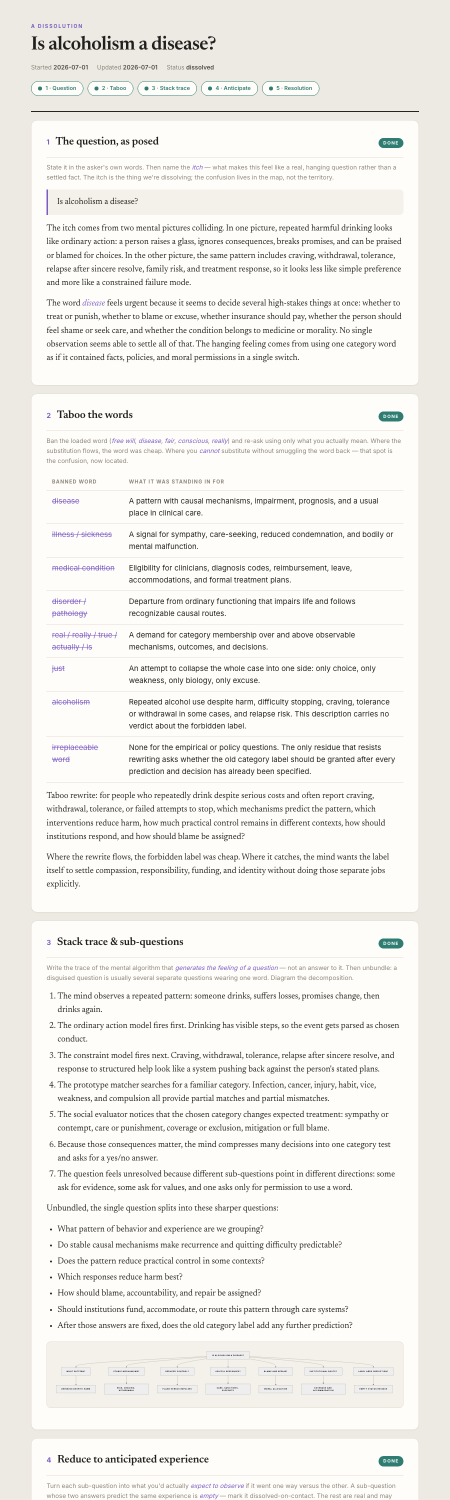
#> input picture dissolve-workspace/runs/solo/codex/preview.png, 900 x 3000 px (shown at 1/2 size); its folder holds only this picture in this run
$ python extract_spritesheet.py --in ../../../../dissolve-workspace/runs/solo/codex/preview.png
#> lines starting #> are read from the running program, lines starting #| are printed output that depends on the picture; after the words box and inside, x2 and y2 are one past the last pixel; in counts of white or black regions, pixels touching at a corner belong together
#> in extract, opened is the input picture: PIL image 900x3000 RGB; mean R, G, B 241.3, 239.3, 234.8
### skills/creative/codex-imagegen/scripts/image_key.py
#!/usr/bin/env python3
"""Shared flat-background keying for transparent image assets."""

from __future__ import annotations

import re

import numpy as np
from PIL import Image


ALPHA_THRESHOLD = 10


def _hex_color(rgb):
    if rgb is None:
        return None
    return "#{:02X}{:02X}{:02X}".format(*rgb)


# [9 lines left out: function parse_key, not called in this run]


def dominant_border_color(image):
    rgb = np.asarray(image.convert("RGB"), dtype=np.uint8)
    border = np.concatenate(
        [
            rgb[0:1, :, :].reshape(-1, 3),
            rgb[-1:, :, :].reshape(-1, 3),
            rgb[:, 0:1, :].reshape(-1, 3),
            rgb[:, -1:, :].reshape(-1, 3),
        ],
        axis=0,
    )
    colors, counts = np.unique(border, axis=0, return_counts=True)
#> colors = [[226, 221, 210], [234, 232, 225], [236, 234, 227], [255, 253, 249]]; counts = [2, 2, 7022, 774]
    return tuple(int(value) for value in colors[int(np.argmax(counts))])


def key_image(image, key="auto", key_hi=90.0, key_lo=20.0):
    """Return ``(rgba, key metadata, rgb key)`` using a soft distance matte."""
    if key_hi <= key_lo:
        raise ValueError("key_hi must be greater than key_lo")
    if key == "none":
        return image.convert("RGBA"), {"color": None, "method": "none"}, None
    if key == "auto":
        key_rgb = dominant_border_color(image)
#> key_rgb = (236, 234, 227)
        method = "border-sample"
    else:
        key_rgb = parse_key(key)
        method = "supplied"

    rgba = np.asarray(image.convert("RGBA"), dtype=np.float32)
    rgb = rgba[..., :3]
    input_alpha = rgba[..., 3]
#> input_alpha: shape (3000, 900) float32; every value is 255
    key_vec = np.asarray(key_rgb, dtype=np.float32)
#> key_vec = [236, 234, 227]
    distance = np.linalg.norm(rgb - key_vec, axis=2)
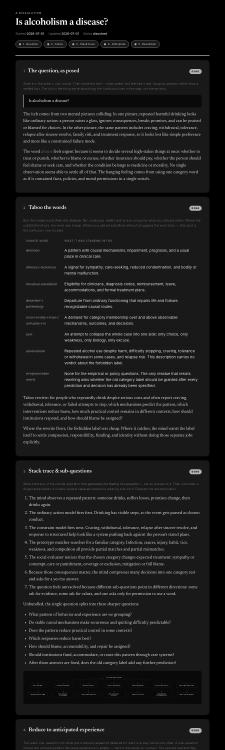
#> distance: shape (3000, 900) float32 (shown at 1/4 size); min 0, max 347.6, mean 36.3; drawn with min black and max white

    ramp = np.clip((distance - key_lo) / max(key_hi - key_lo, 1e-6), 0.0, 1.0)
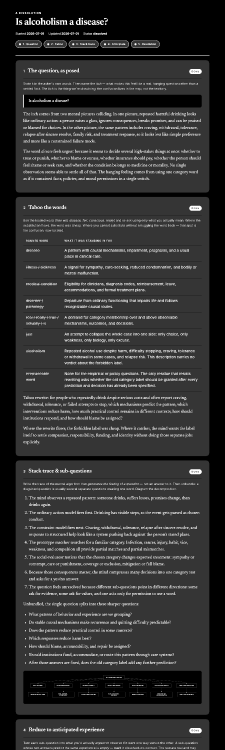
#> ramp: shape (3000, 900) float32 (shown at 1/4 size); min 0, max 1, mean 0.196
    alpha = input_alpha * ramp
    alpha_frac = np.clip(alpha / 255.0, 0.0, 1.0)

    corrected = rgb.copy()
    fringe = (alpha_frac > 0.05) & (alpha_frac < 0.999)
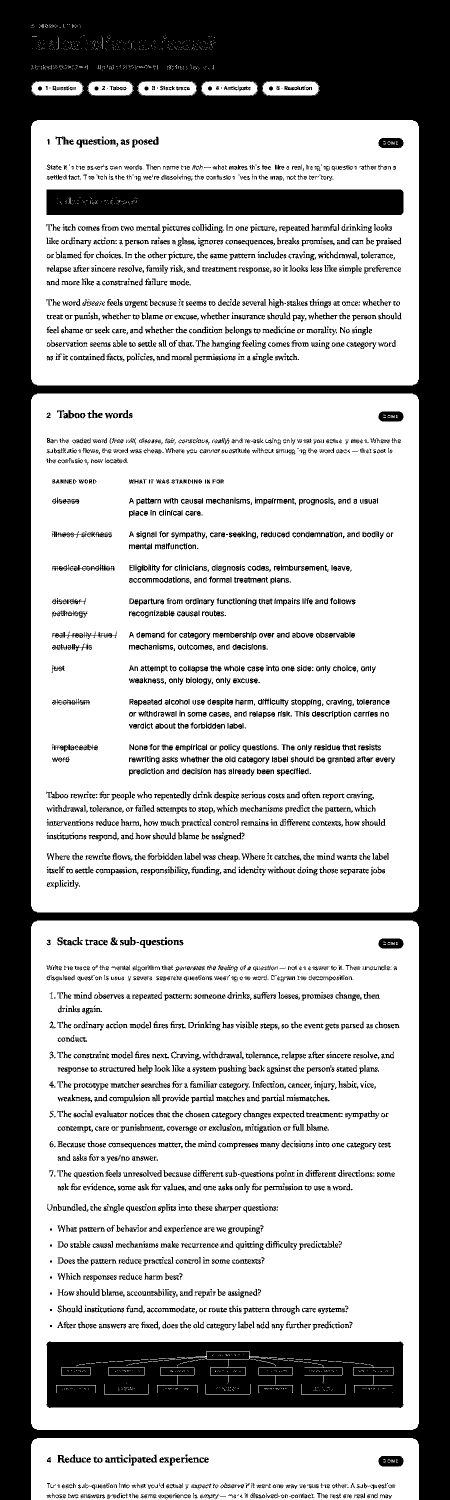
#> fringe: shape (3000, 900) bool (shown at 1/2 size); 67.9% white; 3705 black regions (826 under 20 px), largest, box (x1, y1, x2, y2) and area: (0, 0, 900, 3000) 581182, (93, 2683, 807, 2816) 88835, (93, 379, 807, 430) 36225
    if np.any(fringe):
        fraction = alpha_frac[fringe][..., None]
        corrected[fringe] = (
            rgb[fringe] - (1.0 - fraction) * key_vec
        ) / np.maximum(fraction, 1e-6)

    out = np.dstack([corrected, alpha]).clip(0, 255).astype(np.uint8)
#> (the rest of the program and of its run is left out)
